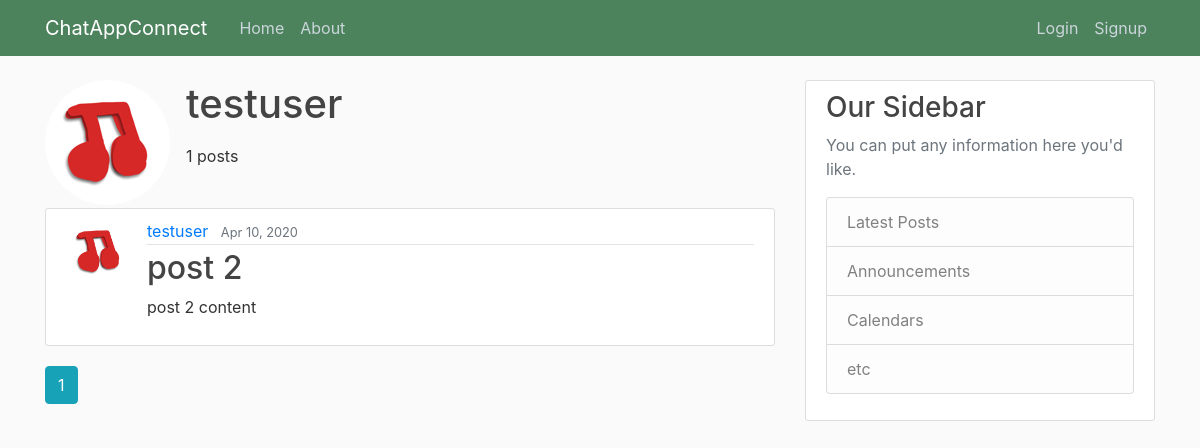
The app's page /user/testuser, older data.
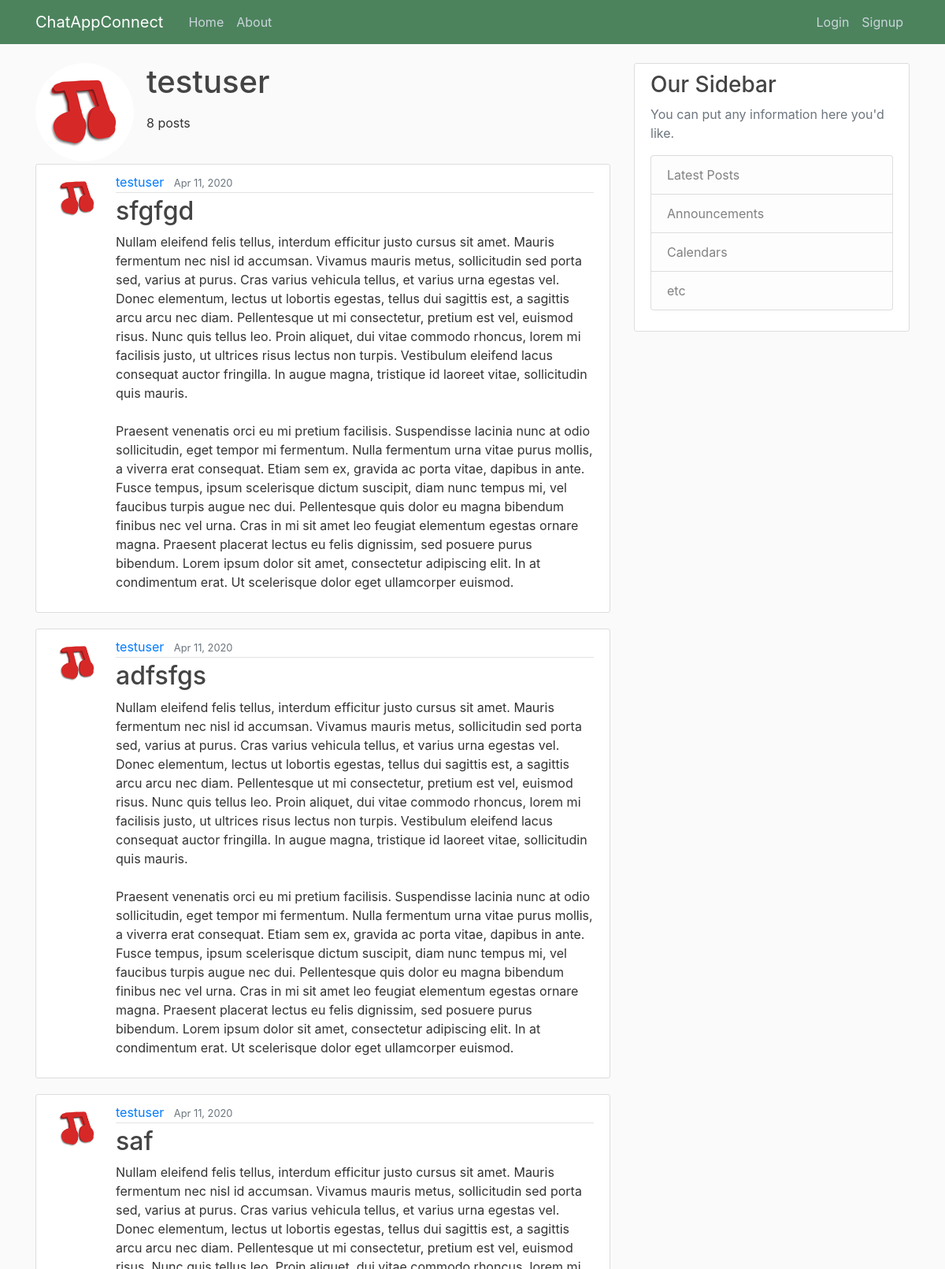
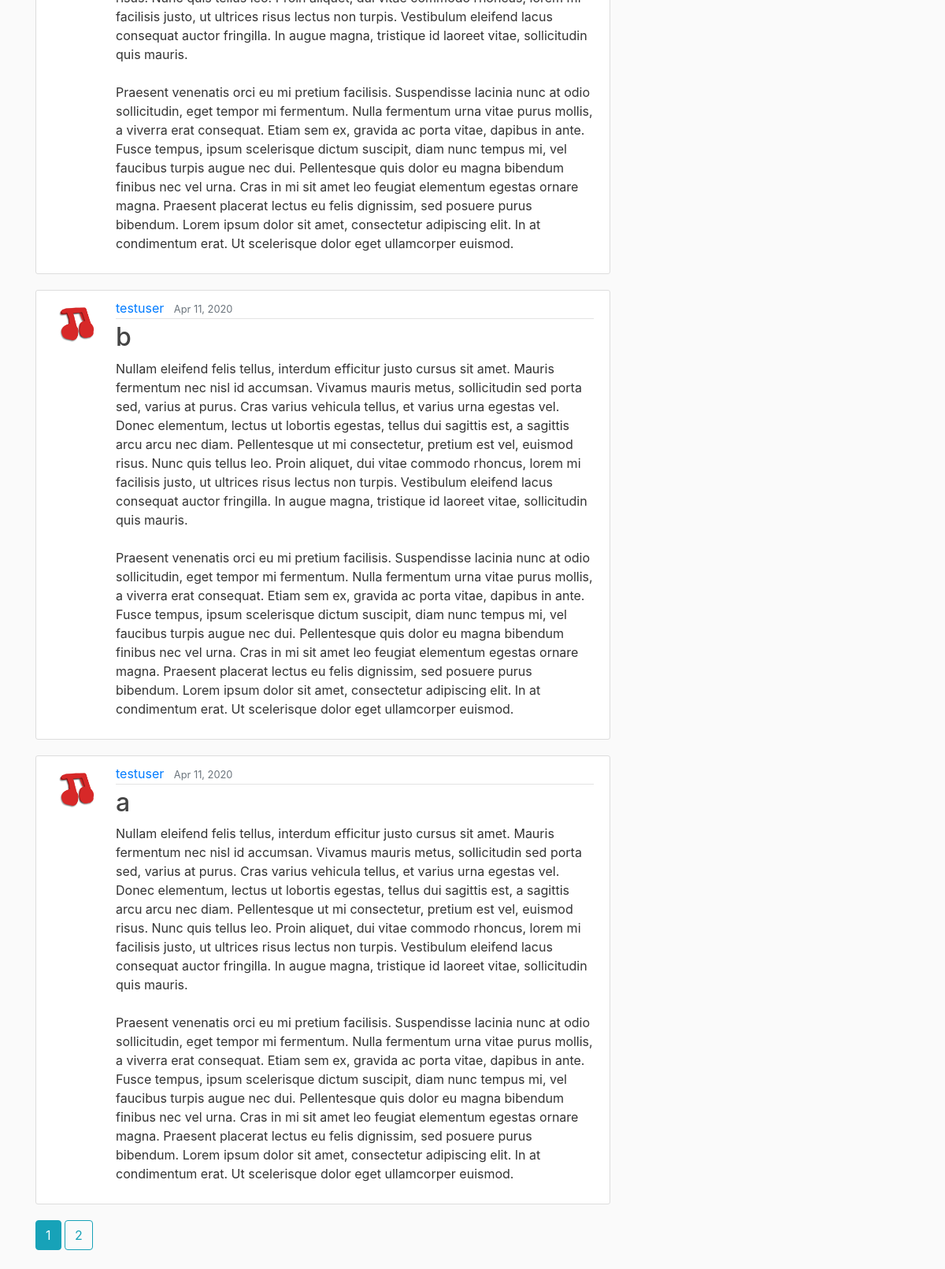
The same page, newer data (2 pictures, top to bottom).
### chatappconnect/models.py (models this page shows, shortened)
class User(db.Model, UserMixin):
    id = db.Column(db.Integer, primary_key=True)
    username = db.Column(db.String(20), unique=True, nullable=False)
    email = db.Column(db.String(120), unique=True, nullable=False)
    image_file = db.Column(db.String(20), nullable=False, default="default.jpg")
    password = db.Column(db.String(60), nullable=False)
    posts = db.relationship("Post", backref="author", lazy=True)

class Post(db.Model):
    id = db.Column(db.Integer, primary_key=True)
    title = db.Column(db.String(100), nullable=False)
    date_posted = db.Column(db.DateTime, nullable=False, default=datetime.utcnow)
    content = db.Column(db.Text, nullable=False)
    user_id = db.Column(db.Integer, db.ForeignKey("user.id"), nullable=False)
    edited = db.Column(db.DateTime, nullable=True)

### chatappconnect/routes.py (the view)
@app.route("/user/<string:username>")
def user_profile(username):
    page = request.args.get("page", 1, type=int)
    user = User.query.filter_by(username=username).first_or_404()
    posts = Post.query.filter_by(author=user)\
        .order_by(Post.date_posted.desc())\
        .paginate(per_page=5, page=page)
    return render_template("user_profile.html", title=user.username, posts=posts, user=user)

### chatappconnect/templates/user_profile.html
{% extends "layout.html" %}
{% block content %}
    <div>
        <img class="rounded-circle profile-img" src="{{ url_for('static', filename='profile_pics/' + user.image_file) }}">
        <h1 class="mb-3">{{ user.username }}</h1>
        <p class="mb-3">{{ posts.total }} posts</p>
        <br>
    </div>
    {% for post in posts.items %}
        <article class="media content-section">
            <img class="rounded-circle article-img" src="{{ url_for('static', filename='profile_pics/' + post.author.image_file) }}">
            <div class="media-body">
            <div class="article-metadata">
                <a class="mr-2" href="{{ url_for('user_profile', username=post.author.username) }}">{{ post.author.username }}</a>
                <small class="text-muted">{{ post.date_posted.strftime('%b %d, %Y') }}{% if post.edited %} (Edited){% endif %}</small>
            </div>
            <h2><a class="article-title" href="{{ url_for('post', post_id=post.id) }}">{{ post.title }}</a></h2>
            <p class="article-content">{{ post.content }}</p>
            </div>
        </article>
    {% endfor %}
    {% for page_num in posts.iter_pages(left_edge=1, right_edge=1, left_current=1, right_current=2) %}
        {% if page_num %}
            {% if posts.page == page_num %}
                <a class="btn btn-info mb-4" href="{{ url_for('user_profile', username=user.username, page=page_num) }}">{{ page_num }}</a>
            {% else %}
                <a class="btn btn-outline-info mb-4" href="{{ url_for('user_profile', username=user.username, page=page_num) }}">{{ page_num }}</a>
            {% endif %}
        {% else %}
        ...
        {% endif %}
    {% endfor %}
{% endblock content %}

### chatappconnect/templates/layout.html (shortened to what this page needs)
<!DOCTYPE html>
<html lang="en">
<head>
    <link rel="stylesheet" href="https://maxcdn.bootstrapcdn.com/bootstrap/4.0.0/css/bootstrap.min.css">
    <link rel="stylesheet" type="text/css" href="{{ url_for('static', filename='main.css') }}">
</head>
<body>
    <header class="site-header">
        <nav class="navbar navbar-expand-md navbar-dark bg-green fixed-top">
          <div class="container">
            <a class="navbar-brand mr-4" href="/">ChatAppConnect</a>
            <div class="collapse navbar-collapse" id="navbarToggle">
              <div class="navbar-nav mr-auto">
                <a class="nav-item nav-link" href="{{ url_for('index') }}">Home</a>
                <a class="nav-item nav-link" href="{{ url_for('about') }}">About</a>
              </div>
              <div class="navbar-nav">
                {% if current_user.is_authenticated %}
                <a class="nav-item nav-link" href="{{ url_for('new_post') }}">New Post</a>
                <div class="dropdown show">
                  <button class="dropdown-toggle btn menu-profile-btn" href="#" role="button" id="dropdownMenuLink" data-toggle="dropdown" aria-haspopup="true" aria-expanded="false">
                    <img class="menu-profile-img rounded-circle" src="{{ url_for('static', filename='profile_pics/' + current_user.image_file) }}">
                  </button>
                    <!-- {{ current_user.username }}
                  </a> -->
                  <div class="dropdown-menu" aria-labelledby="dropdownMenuLink">
                    <p class="centered text-muted">Logged in as <b>{{ current_user.username }}</b></p>
                    <hr class="text-muted">
                    <a class="dropdown-item" href="{{ url_for('account') }}">Account Settings</a>
                    <a class="dropdown-item" href="{{ url_for('logout') }}">Logout</a>
                  </div>
                </div>
                <!-- <a class="nav-item nav-link" href="{{ url_for('new_post') }}">New Post</a>
                <a class="nav-item nav-link" href="{{ url_for('account') }}">Account</a>
                <a class="nav-item nav-link" href="{{ url_for('logout') }}">Logout</a> -->
                {% else %}
                <a class="nav-item nav-link" href="{{ url_for('login') }}">Login</a>
                <a class="nav-item nav-link" href="{{ url_for('signup') }}">Signup</a>
                {% endif %}
              </div>
            </div>
          </div>
        </nav>
      </header>
      <main role="main" class="container">
        <div class="row">
          <div class="col-md-8">
            {% block content %}{% endblock %}
          </div>
          <div class="col-md-4">
            <div class="content-section">
              <h3>Our Sidebar</h3>
              <p class='text-muted'>You can put any information here you'd like.
                <ul class="list-group">
                  <li class="list-group-item list-group-item-light">Latest Posts</li>
                  <li class="list-group-item list-group-item-light">Announcements</li>
                  <li class="list-group-item list-group-item-light">Calendars</li>
                  <li class="list-group-item list-group-item-light">etc</li>
                </ul>
              </p>
            </div>
          </div>
        </div>
      </main>
</body>
</body>
</html>

### chatappconnect/static/main.css (style rules this page uses)
body { background: #fafafa; color: #333333; margin-top: 5rem; }
h1, h2, h3, h4, h5, h6 { color: #444444; }
.bg-green { background-color: #4c835d; }
.site-header .navbar-nav .nav-link { color: #cbd5db; }
.content-section { background: #ffffff; padding: 10px 20px; border: 1px solid #dddddd; border-radius: 3px; margin-bottom: 20px; }
.article-title { color: #444444; }
.article-content { white-space: pre-line; }
.article-img { height: 65px; width: 65px; margin-right: 16px; }
.article-metadata { padding-bottom: 1px; margin-bottom: 4px; border-bottom: 1px solid #e3e3e3 }
.profile-img { margin-right: 16px; width: 125px; height: 125px; float: left; }

Row changes from the older to the newer data that the page shows:
no longer on this page (row unchanged): Post: image_file (picture), author.username "testuser", date_posted "Apr 10, 2020", title "post 2", content "post 2 content"
added Post: image_file (picture), author.username "testuser", date_posted "Apr 11, 2020", title "sfgfgd", content "Nullam eleifend felis tellus, interdum efficitur justo cursus sit amet. Mauris fermentum nec nisl id accumsan. Vivamus mauris metus, sollicitudin sed porta sed, varius at purus. Cras varius vehicula tellus, et varius urna egestas vel. Donec elementum, lectus ut lobortis egestas, tellus dui sagittis est, a sagittis arcu arcu nec diam. Pellentesque ut mi consectetur, pretium est vel, euismod risus. Nunc quis tellus leo. Proin aliquet, dui vitae commodo rhoncus, lorem mi facilisis justo, ut ultrices risus lectus non turpis. Vestibulum eleifend lacus consequat auctor fringilla. In augue magna, tristique id laoreet vitae, sollicitudin quis mauris. Praesent venenatis orci eu mi pretium facilisis.…"
added Post: image_file (picture), author.username "testuser", date_posted "Apr 11, 2020", title "adfsfgs", content "Nullam eleifend felis tellus, interdum efficitur justo cursus sit amet. Mauris fermentum nec nisl id accumsan. Vivamus mauris metus, sollicitudin sed porta sed, varius at purus. Cras varius vehicula tellus, et varius urna egestas vel. Donec elementum, lectus ut lobortis egestas, tellus dui sagittis est, a sagittis arcu arcu nec diam. Pellentesque ut mi consectetur, pretium est vel, euismod risus. Nunc quis tellus leo. Proin aliquet, dui vitae commodo rhoncus, lorem mi facilisis justo, ut ultrices risus lectus non turpis. Vestibulum eleifend lacus consequat auctor fringilla. In augue magna, tristique id laoreet vitae, sollicitudin quis mauris. Praesent venenatis orci eu mi pretium facilisis.…"
added Post: image_file (picture), author.username "testuser", date_posted "Apr 11, 2020", title "saf", content "Nullam eleifend felis tellus, interdum efficitur justo cursus sit amet. Mauris fermentum nec nisl id accumsan. Vivamus mauris metus, sollicitudin sed porta sed, varius at purus. Cras varius vehicula tellus, et varius urna egestas vel. Donec elementum, lectus ut lobortis egestas, tellus dui sagittis est, a sagittis arcu arcu nec diam. Pellentesque ut mi consectetur, pretium est vel, euismod risus. Nunc quis tellus leo. Proin aliquet, dui vitae commodo rhoncus, lorem mi facilisis justo, ut ultrices risus lectus non turpis. Vestibulum eleifend lacus consequat auctor fringilla. In augue magna, tristique id laoreet vitae, sollicitudin quis mauris. Praesent venenatis orci eu mi pretium facilisis.…"
added Post: image_file (picture), author.username "testuser", date_posted "Apr 11, 2020", title "b", content "Nullam eleifend felis tellus, interdum efficitur justo cursus sit amet. Mauris fermentum nec nisl id accumsan. Vivamus mauris metus, sollicitudin sed porta sed, varius at purus. Cras varius vehicula tellus, et varius urna egestas vel. Donec elementum, lectus ut lobortis egestas, tellus dui sagittis est, a sagittis arcu arcu nec diam. Pellentesque ut mi consectetur, pretium est vel, euismod risus. Nunc quis tellus leo. Proin aliquet, dui vitae commodo rhoncus, lorem mi facilisis justo, ut ultrices risus lectus non turpis. Vestibulum eleifend lacus consequat auctor fringilla. In augue magna, tristique id laoreet vitae, sollicitudin quis mauris. Praesent venenatis orci eu mi pretium facilisis.…"
added Post: image_file (picture), author.username "testuser", date_posted "Apr 11, 2020", title "a", content "Nullam eleifend felis tellus, interdum efficitur justo cursus sit amet. Mauris fermentum nec nisl id accumsan. Vivamus mauris metus, sollicitudin sed porta sed, varius at purus. Cras varius vehicula tellus, et varius urna egestas vel. Donec elementum, lectus ut lobortis egestas, tellus dui sagittis est, a sagittis arcu arcu nec diam. Pellentesque ut mi consectetur, pretium est vel, euismod risus. Nunc quis tellus leo. Proin aliquet, dui vitae commodo rhoncus, lorem mi facilisis justo, ut ultrices risus lectus non turpis. Vestibulum eleifend lacus consequat auctor fringilla. In augue magna, tristique id laoreet vitae, sollicitudin quis mauris. Praesent venenatis orci eu mi pretium facilisis.…"
Text that changed along with them:
{{ posts.total }}: "1" → "8"
new list line: "2"
